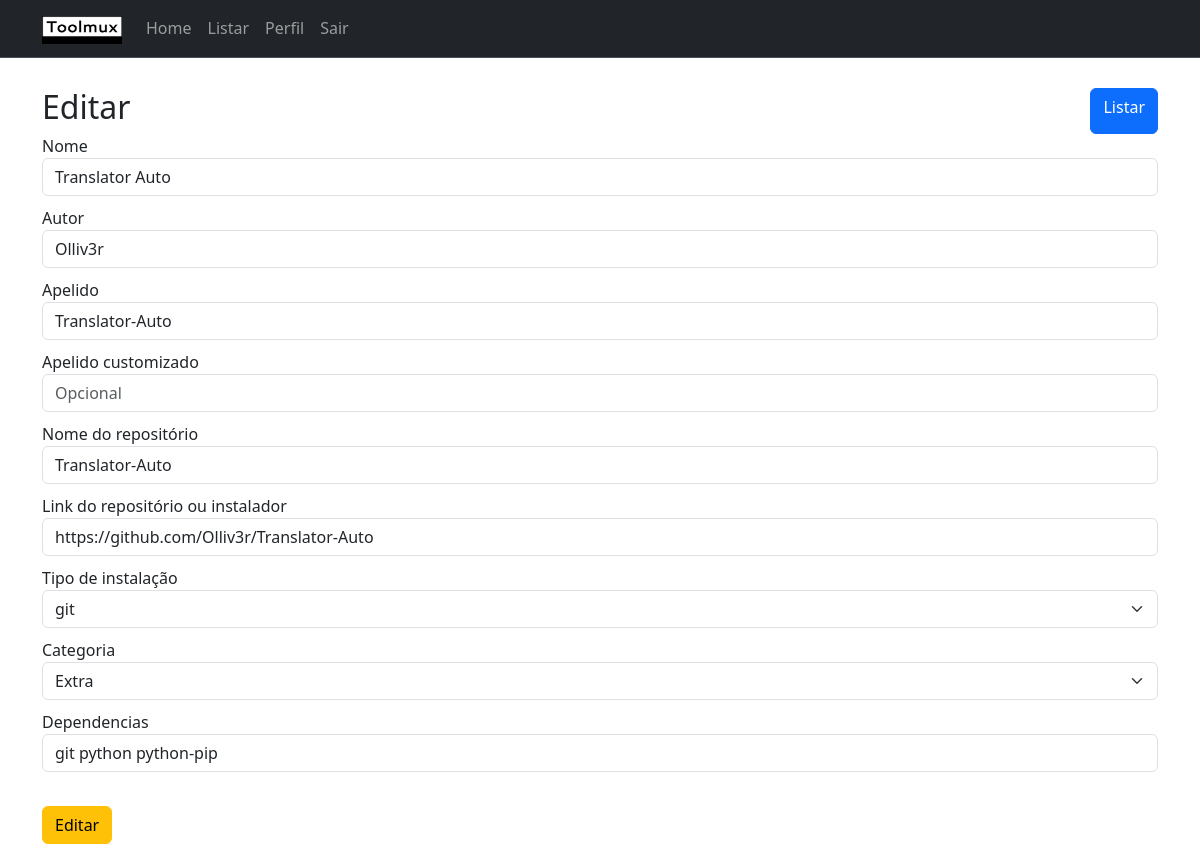
Screenshot of /editar/1/ with the database file from the repository.
### app/models.py (models this page shows)
class Tool(db.Model):
    id = db.Column(db.Integer, primary_key=True)
    name = db.Column(db.String(), nullable=False)
    author = db.Column(db.String(), nullable=False)
    alias = db.Column(db.String(), nullable=True)
    custom_alias = db.Column(db.String(), nullable=True)
    name_repository = db.Column(db.String(), nullable=True)
    link = db.Column(db.String(), nullable=True)
    type_install = db.Column(db.String(), nullable=False)
    category = db.Column(db.String(), nullable=False)
    dependencies = db.Column(db.String(), nullable=True)
    created = db.Column(db.DateTime, default=datetime.utcnow)
    modified = db.Column(db.DateTime, default=datetime.utcnow)

### app/routes.py (the view, shortened to what this page needs)
@login_required
@app.route('/editar/<id>/', methods=['GET', 'POST'])
def editar(id):
    form = ToEditToolForm()
    tool = Tool.query.filter_by(id=id).first()
    if tool is None:
        flash('Ferramenta não existe')
        return redirect(url_for('listar'))
    if request.method == 'GET':
        form.name.data = tool.name
        form.author.data = tool.author
        form.alias.data = tool.alias
        form.custom_alias.data = tool.custom_alias
        form.name_repository.data = tool.name_repository
        form.link.data = tool.link
        form.type_install.data = tool.type_install
        form.category.data = tool.category
        form.dependencies.data = tool.dependencies
    return render_template('edit.html', form=form, tool=tool, title='Editar')

### app/forms.py
class ToEditToolForm(FlaskForm):
    name = StringField('Nome', validators=[DataRequired()])
    author = StringField('Autor', validators=[DataRequired()])
    alias = StringField('Apelido')
    custom_alias = StringField('Apelido customizado')
    name_repository = StringField('Nome do repositório')
    link = StringField('Link do repositório ou instalador')
    type_install = SelectField('Tipo de instalação',
        choices=types_install,
        id="type_install",
        default="apt",
        validators=[DataRequired()]
    )
    category = SelectField('Categoria',
        choices=categories,
        id="category", default="Extra",
        validators=[DataRequired()]
    )
    dependencies = StringField('Dependencias')
    submit = SubmitField('Editar')

### app/templates/edit.html (shortened to what this page needs)
{% extends 'base.html' %}
{% block content %}
<div class="d-flex justify-content-between">
    <h2>{{ title }}</h2>
    <a class="btn btn-primary" href="{{ url_for('listar') }}" role="button">Listar</a>
</div>
<form action="" method="POST" class="form-edita">
    {{ form.name.label }}<br>
    {{ form.name(class="form-control", placeholder="Nmap") }}
    {{ form.author.label }}<br>
    {{ form.author(class="form-control", placeholder="Gordon Lyon") }}
    {{ form.alias.label }}<br>
    {{ form.alias(class="form-control", placeholder="Opcional") }}
    {{ form.custom_alias.label }}<br>
    {{ form.custom_alias(class="form-control", placeholder="Opcional") }}
    {{ form.name_repository.label }}<br>
    {{ form.name_repository(class="form-control", placeholder="Opcional") }}
    {{ form.link.label }}<br>
    {{ form.link(class="form-control", placeholder="Opcional") }}
    {{ form.type_install.label }}<br>
    {{ form.type_install(class="form-select") }}
    {{ form.category.label }}<br>
    {{ form.category(class="form-select") }}
    {{ form.dependencies.label }}<br>
    {{ form.dependencies(class="form-control", placeholder="Opcional") }}<br>
    {{ form.submit(class="btn btn-warning") }}
</form>
{% endblock %}

### app/static/css/custom.css (style rules this page uses)
.form-cadastro input, .form-cadastro select, .form-edita input, .form-edita select { margin-bottom: 10px !important; }

### rows the page displays
Tool: name "Translator Auto", author "Olliv3r", alias "Translator-Auto", name_repository "Translator-Auto", link "https://github.com/Olliv3r/Translator-Auto", type_install "git", category "Extra", dependencies "git python python-pip"

### other values shown
{{ title }} "Editar"
